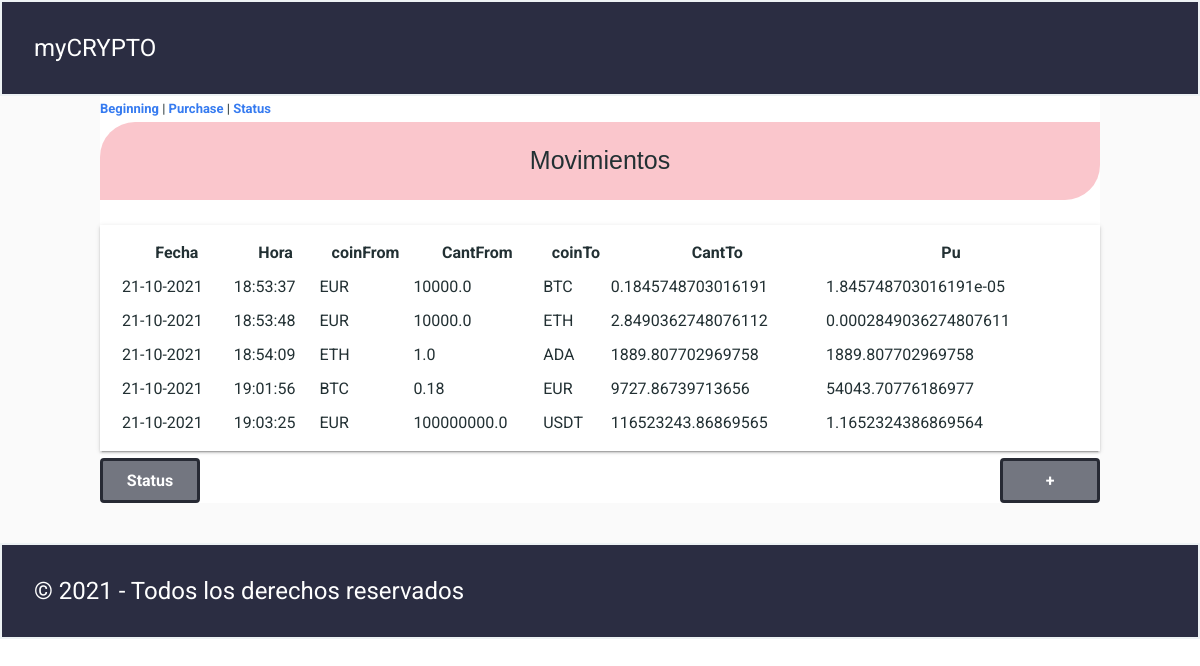
The page / on the database its author committed.
### tables this page shows
CREATE TABLE "compras" (
	"id"	INTEGER,
	"fecha"	TEXT NOT NULL,
	"hora"	TEXT NOT NULL,
	"coinFrom"	TEXT,
	"cantFrom"	REAL,
	"coinTo"	TEXT,
	"cantTo"	REAL,
	"pu"	REAL,
	PRIMARY KEY("id" AUTOINCREMENT)
);

### balance/views.py (the view)
@app.route("/")
def index():
    consulta = "SELECT * FROM compras ORDER BY fecha"
    compras = based.consultaSQL(consulta)
    return render_template('pag_ini.html', items=compras)

### balance/models.py (called while the page is built)
    def consultaSQL(self, consulta):
        conn = sqlite3.connect(self.RUTA_DDBB)
        cur = conn.cursor()
        cur.execute(consulta)
        keys = []
        for item in cur.description:
            keys.append(item[0])
        compras = []
        for registro in cur.fetchall():
            ix_clave = 0
            dic = {}
            for columna in keys:
                dic[columna] = registro[ix_clave]
                ix_clave += 1
            compras.append(dic)
        conn.close()
        return compras

### balance/templates/pag_ini.html (shortened to what this page needs)
{% extends 'base.html' %}
{% block contenido %}
            <h1 class="box">Movimientos</h1>
            {% if items | length == 0 %}
                <p class="primerMov">Introduce tu primer movimiento</p>
            {% else %}
                <table class="paper">
                    <tr>
                        <th >Fecha</th>
                        <th >Hora</th>
                        <th >coinFrom</th>
                        <th >CantFrom</th>
                        <th >coinTo</th>
                        <th >CantTo</th>
                        <th >Pu</th>
                    </tr>
                    {% for item in items %}
                    <tr >
                        <td>{{ item.fecha }}</td>
                        <td>{{ item.hora }}</td>
                        <td>{{ item.coinFrom }}</td>
                        <td>{{ item.cantFrom }} </td>
                        <td>{{ item.coinTo }}</td>
                        <td>{{ item.cantTo }} </td>
                        <td>{{ item.pu }} </td>
                    </tr>
                    {% endfor %}
                </table>
            <a href="/status"><button method="POST">Status</button></a>
            <a href="/purchase"><button class="buttonn" method="POST">+</button></a>
            {% endif %}
{% endblock %}

### balance/static/css/flat-remix.css (style rules this page uses)
* { box-sizing: border-box; outline: none; -webkit-appearance: none; -webkit-tap-highlight-color: transparent !important; -webkit-tap-highlight-color: rgba(0, 0, 0, 0) !important; -webkit-touch-callout: none; font-family: "Roboto", sans-serif; letter-spacing: 0; }
body { background-color: #FAFAFA; color: #5c616c; margin: 0; font-size: 13px; cursor: default; user-select: none; -webkit-user-select: none; -khtml-user-select: none; -moz-user-select: none; -ms-user-select: none; }
a:link, a:visited, a:active, a { color: #367bf0; font-weight: bold; text-decoration: none; cursor: pointer; }
h1, h2, h3, h4, h5, h6 { line-height: 1.5em; }
h1 { font-size: 4em; font-weight: lighter; margin: .7em 0; }
section, article, .section, .article, .paper { line-height: 2em; word-wrap: break-word; word-break: normal; line-height: 2em; }
button, input[type=submit], input[type=reset], .blue-button, input.blue-button, .red-button, input.red-button, .green-button, input.green-button { border-radius: 4px; font-weight: bold; color: #FFF; margin-top: 7px; text-align: center; cursor: pointer; font-size: 16px; height: 45px; width: 120px; border: 3px solid #272a34; background: #737680; line-height: 40px; display: block; transition: border .2s .2s, text-shadow .2s .2s, background .2s .2s, transform .2s, color .2s .2s, box-shadow .2s; text-transform: capitalize; }
.paper { font-size: 16px; box-shadow: 0 2px 2px 0 rgba(0, 0, 0, .14), 0 3px 1px -2px rgba(0, 0, 0, .2), 0 1px 5px 0 rgba(0, 0, 0, .12); padding: 10px 20px; background-color: #FFF; margin-top: 20px; min-height: 100px; color: #000; }

### balance/static/css/styles.css (style rules this page uses)
:root { --color-primario: #2B2D42; --color-secundario: #8D99AE; --negro: #223033; --blanco: #ffffff; --separacion-defecto: 10px; }
* { background-color: var(--blanco); color: var(--negro); margin: 0; padding: 0; }
.box { font-family: Impact, Haettenschweiler, 'Arial Narrow Bold', sans-serif; color: var( --negro); font-size: 25px; font-weight: 400; text-align: center; background: #FAC6CC; margin: 0 0 25px; overflow: hidden; padding: 20px; border-radius: 35px 0px 35px 0px; -moz-border-radius: 35px 0px 35px 0px; -webkit-border-radius: 35px 0px 35px 0px; }
button { display: inline-block; height: 45px; padding: 0; vertical-align: top; width: 100px; }
.buttonn { display: inline-block; height: 45px; padding: 0; margin-right: 0; float: right; width: 100px; }
table.paper { width: 100%; }

### rows shown on the page
compras: fecha "21-10-2021", hora "18:53:37", coinFrom "EUR", cantFrom "10000.0", coinTo "BTC", cantTo "0.1845748703016191", pu "1.845748703016191e-05"
compras: fecha "21-10-2021", hora "18:53:48", coinFrom "EUR", cantFrom "10000.0", coinTo "ETH", cantTo "2.8490362748076112", pu "0.0002849036274807611"
compras: fecha "21-10-2021", hora "18:54:09", coinFrom "ETH", cantFrom "1.0", coinTo "ADA", cantTo "1889.807702969758", pu "1889.807702969758"
compras: fecha "21-10-2021", hora "19:01:56", coinFrom "BTC", cantFrom "0.18", coinTo "EUR", cantTo "9727.86739713656", pu "54043.70776186977"
compras: fecha "21-10-2021", hora "19:03:25", coinFrom "EUR", cantFrom "100000000.0", coinTo "USDT", cantTo "116523243.86869565", pu "1.1652324386869564"
